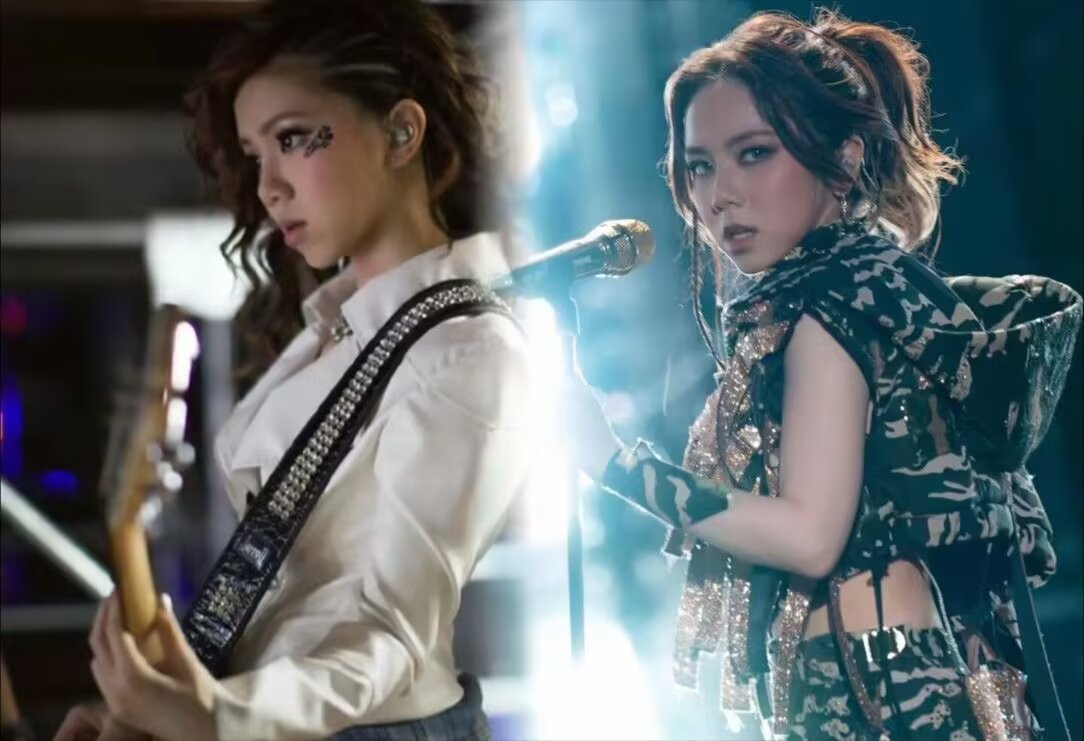
#> input picture 背景图册/2.jpeg, 1084 x 741 px; its folder holds 4 pictures in this run
$ python process_assets.py
#> lines starting #> are read from the running program, lines starting #| are printed output that depends on the picture
# -*- coding: utf-8 -*-
"""一次性预处理（完成后可删除本脚本）：
- 背景图册 1~5：缩放至长边 1920，透明区域合成深色底，避免全屏露洞
- 图集图片 6~：长边不超过 1400（仅缩小，不放大），透明 PNG 保留透明
直接双击网页也能以合适尺寸显示，无需服务器运行时处理。
运行：python process_assets.py
"""
from PIL import Image
import os

BG_DIR = '背景图册'
GAL_DIR = '图集图片'
BG_EDGE = 1920
GAL_EDGE = 1400
DARK = (9, 10, 16, 255)
IMG_EXTS = ('.jpg', '.jpeg', '.png', '.webp', '.gif', '.bmp')


def is_transparent(im):
    return im.mode in ('RGBA', 'LA') or (im.mode == 'P' and 'transparency' in (im.info or {}))


def process_bg():
    for name in sorted(os.listdir(BG_DIR)):
        if not name.lower().endswith(IMG_EXTS):
            continue
        p = os.path.join(BG_DIR, name)
        im = Image.open(p).convert('RGBA')
        w, h = im.size
#> w = 1084; h = 741
        long = max(w, h)
#> long = 1084
        if long != BG_EDGE:
            s = BG_EDGE / long
#> s = 1.77
            im = im.resize((max(1, int(w * s)), max(1, int(h * s))), Image.LANCZOS)
#> im: PIL image 1920x1312 RGBA
        base = Image.new('RGBA', im.size, DARK)
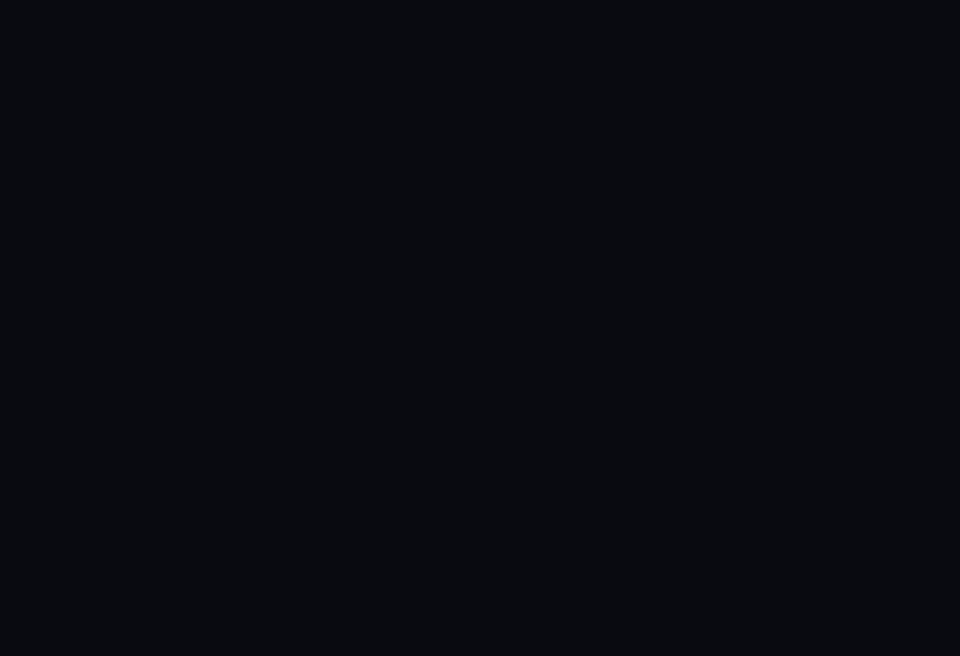
#> base: PIL image 1920x1312 RGBA (shown at 1/2 size); mean R, G, B, A 9, 10, 16, 255
        im = Image.alpha_composite(base, im).convert('RGB')
#> im: PIL image 1920x1312 RGB
        im.save(p, quality=88 if name.lower().endswith(('.jpg', '.jpeg')) else None)
        print('BG ', name, '->', im.size)
#| BG  2.jpeg -> (1920, 1312)
#> pass 2 of the loop in process_bg, `for name in sorted(os.listdir(BG_DIR)):`:
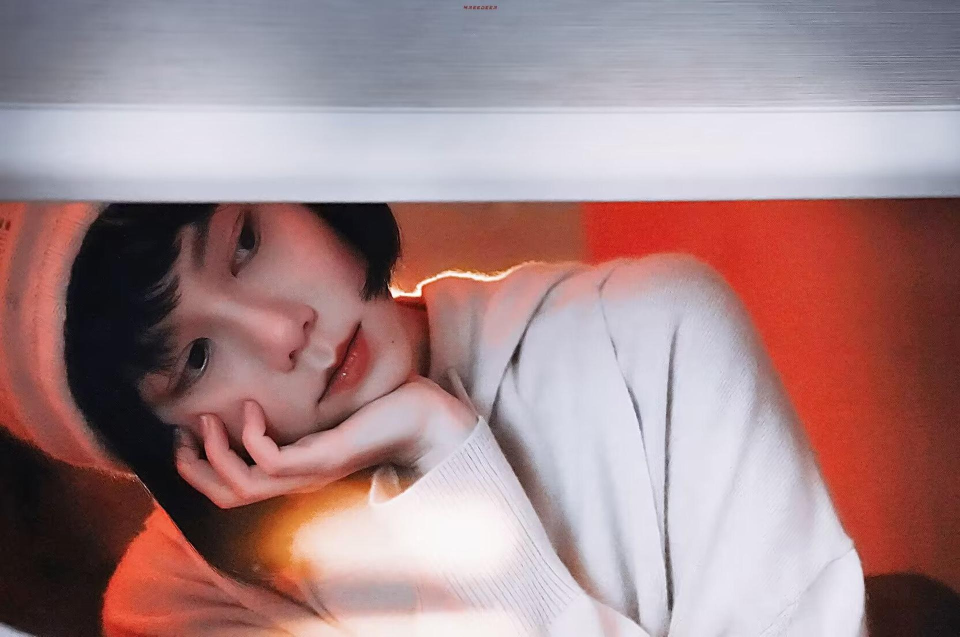
#> input picture 背景图册/3.jpeg, 1920 x 1273 px (shown at 1/2 size)
#> in process_bg, `base = Image.new('RGBA', im.size, DARK)`:
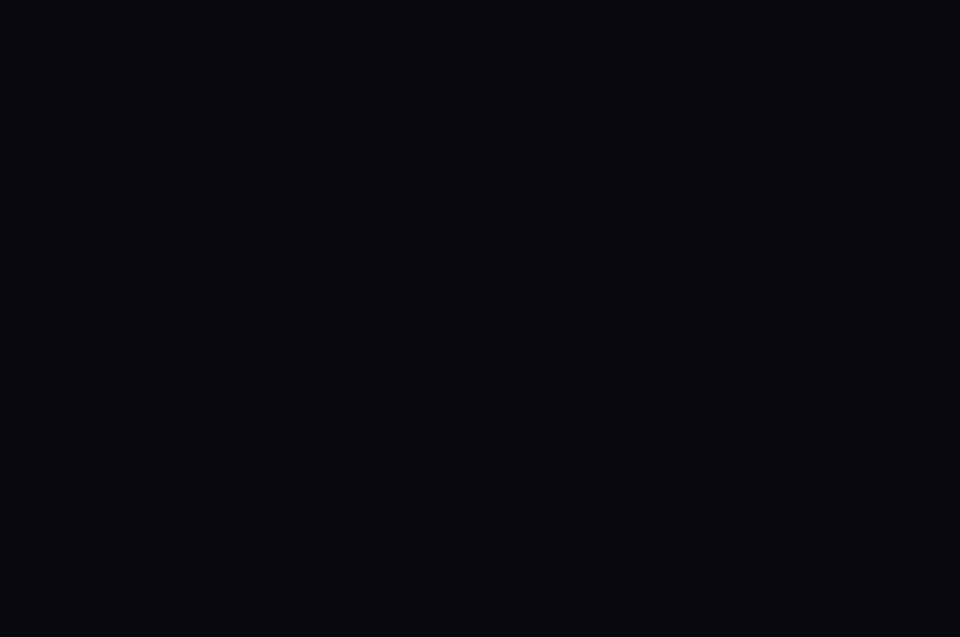
#> base: PIL image 1920x1273 RGBA (shown at 1/2 size); mean R, G, B, A 9, 10, 16, 255
#> in process_bg, im is the input picture: PIL image 1920x1273 RGB; mean R, G, B 164.5, 134.4, 136.9
#| BG  3.jpeg -> (1920, 1273)
#> pass 3 of the loop in process_bg, `for name in sorted(os.listdir(BG_DIR)):`:
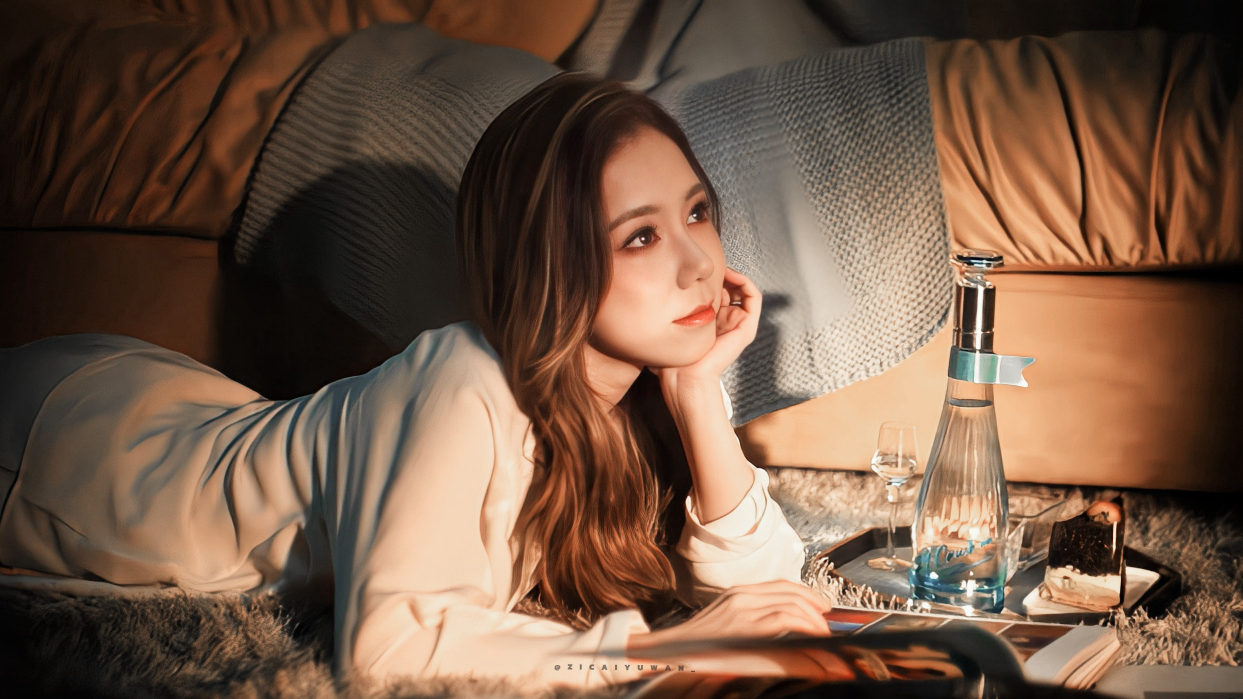
#> input picture 背景图册/4.jpeg, 2486 x 1398 px (shown at 1/2 size)
#> in process_bg, `base = Image.new('RGBA', im.size, DARK)`:
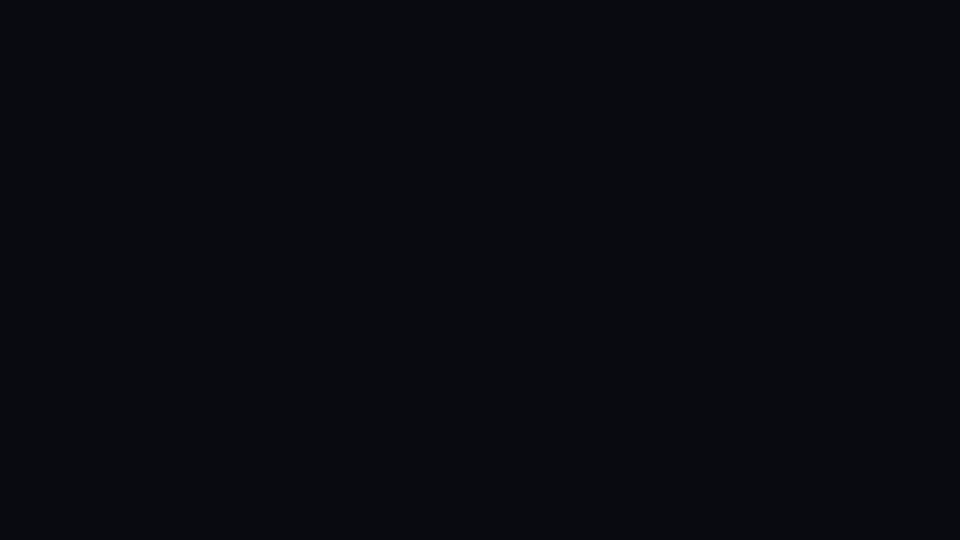
#> base: PIL image 1920x1079 RGBA (shown at 1/2 size); mean R, G, B, A 9, 10, 16, 255
#| BG  4.jpeg -> (1920, 1079)
#> the loop made 4 passes; the first 3 are shown


def process_gallery():
#> (the run stopped early here; a loop or call above may not have finished)
